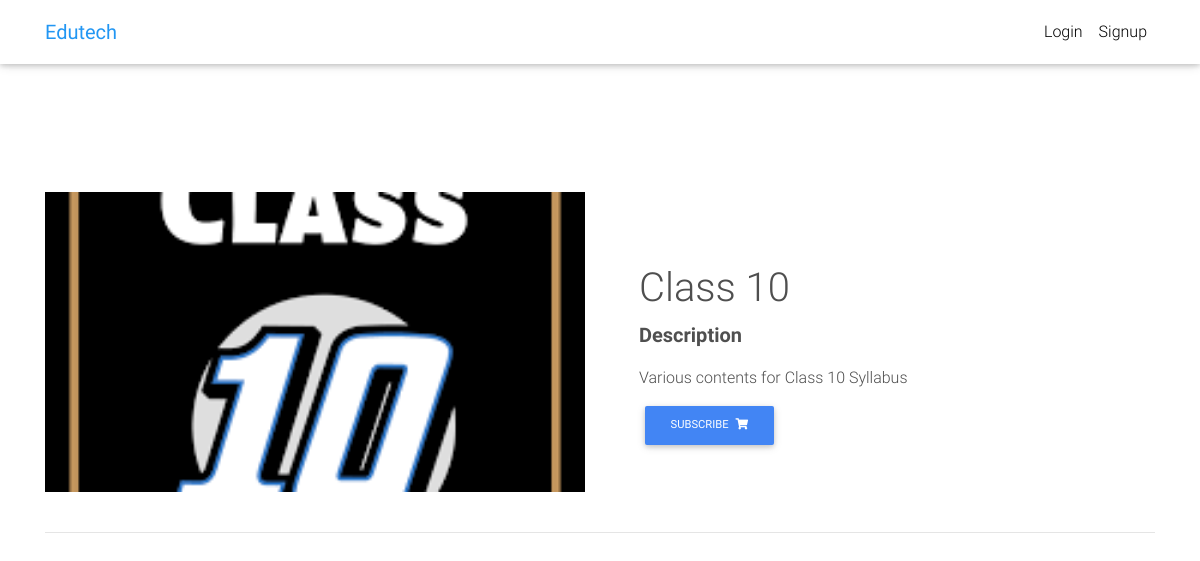
Page /detail/class-10/ on the committed database.
### app/models.py (models this page shows, shortened)
class Topic(models.Model):
    id = models.UUIDField(primary_key=True, auto_created=True)
    name = models.CharField(max_length=255)
    slug = models.SlugField(unique=True, max_length=255)
    description = models.TextField()
    class_num = models.CharField(max_length=255)
    image = JPEGField(upload_to="", variations={
        'thumbnail': {"width": 400, "height": 250, "crop": True}})
    def subscribe(self):
        return reverse("app:subscribe", kwargs={
            'topic_id': self.id
        })

### app/views.py (the view)
# urls.py: path('detail/<slug:slug>/', TopicView.as_view(), name='detail'),
class TopicView(DetailView):
    template_name = "app/detail.html"
    model = Topic

### app/templatetags/is_subscribed.py (called while the page is built)
@register.simple_tag
def is_subscribed(user, tutorial):
    if user.is_authenticated:
        qs = Subscription.objects.filter(user=user, topic_id=tutorial)
        if qs.exists():
            return True
    return False

### templates/app/detail.html (shortened to what this page needs)
{% extends "base.html" %}
{% load is_subscribed %}
{% block content %}
    <main class="mt-5 pt-4">
        <div class="container dark-grey-text mt-5">
            <div class="row wow fadeIn">
                <div class="col-md-6 mb-4">
                    <img src="/media/{{ topic.image }}" class="detail-page-cover" alt="no image"/>
                </div>
                <div class="col-md-6 mb-4">
                    <div class="p-4">
                        <h1 class="jumbotron-fluid mt-5">{{ topic.name }}</h1>
                        <p class="lead font-weight-bold">Description</p>
                        <p>{{ topic.description }}</p>
                        {% is_subscribed user topic as is_subscribed %}
                        {% if  is_subscribed %}
                            <a href="{{ topic.unsubscribe }}" class="btn btn-danger btn-md my-0 p">
                                Unsubscribe
                                <i class="fas fa-shopping-cart ml-1"></i>
                            </a>
                        {% else %}
                            <a href="{{ topic.subscribe }}" class="btn btn-primary btn-md my-0 p">
                                Subscribe
                                <i class="fas fa-shopping-cart ml-1"></i>
                            </a>
                        {% endif %}
                    </div>
                </div>
            </div>
            <hr>
        </div>
    </main>
{% endblock content %}

### static/css/style.css (style rules this page uses)
html, body, .view { height: 100%; }

### static/css/our.css (style rules this page uses)
.detail-page-cover { width: 100%; height: 25vw; object-fit: cover; }
html, body { height: 100vh }

### templates/base.html (style rules this page uses)
html, body, header, .carousel { height: 60vh; }

### rows in the picture
Topic: image (picture), name "Class 10", description "Various contents for Class 10 Syllabus"
